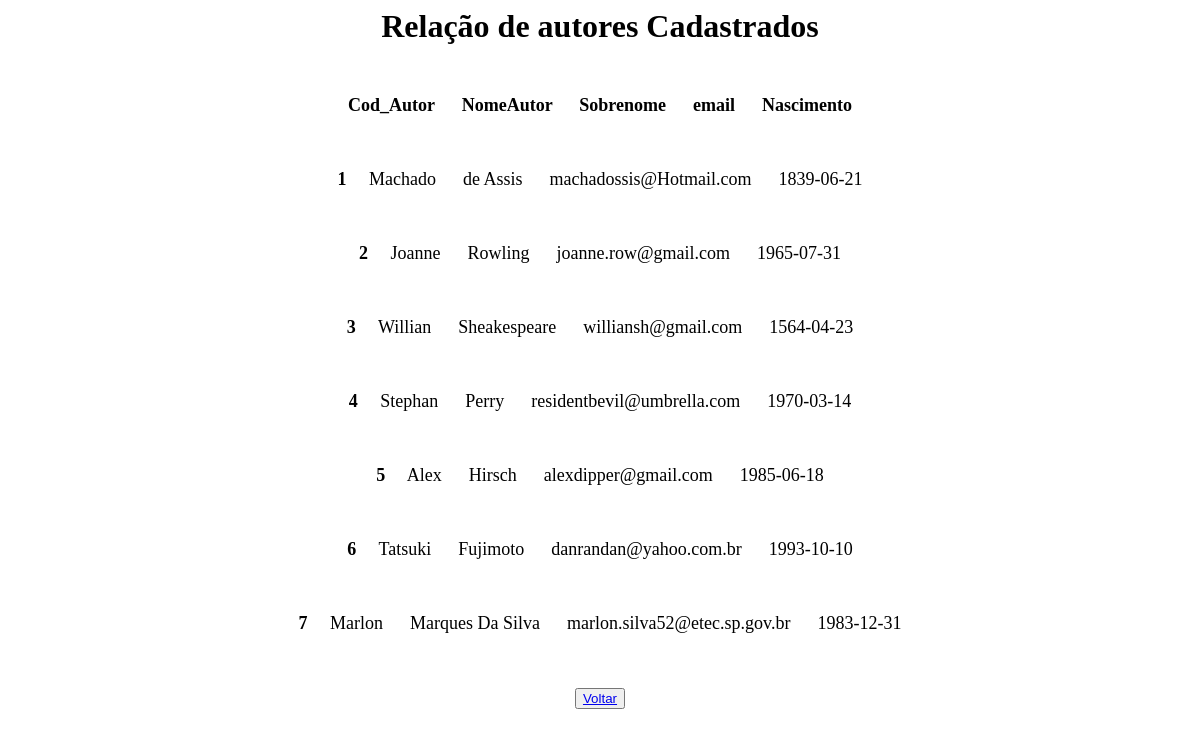
Page /Bruno/AcessoBd/BD_Autoria/php/listar_autor.php on the earlier database version.
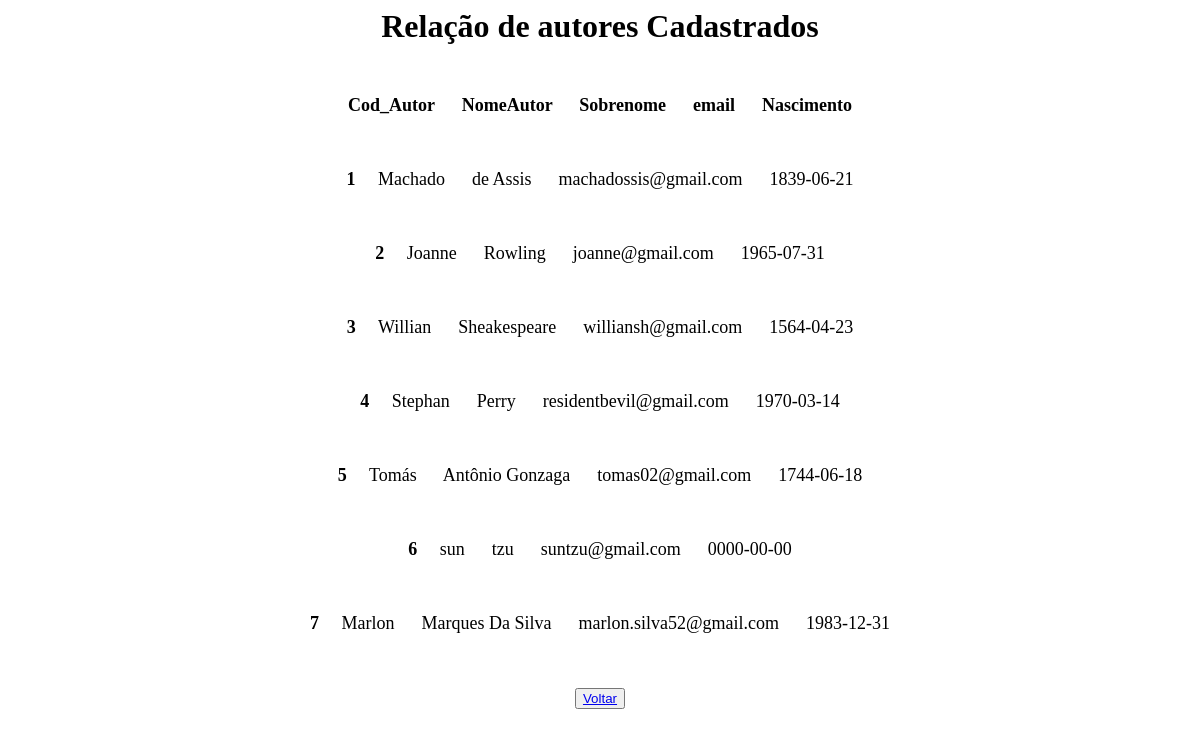
Same page on the later database version.
### tables this page shows
CREATE TABLE `autor` (
  `Cod_Autor` int(11) NOT NULL,
  `NomeAutor` varchar(30) NOT NULL,
  `Sobrenome` varchar(30) NOT NULL,
  `email` varchar(50) NOT NULL,
  `Nasc` date NOT NULL
);

### Bruno/AcessoBd/BD_Autoria/php/Autor.php (called while the page is built, shortened)
<?php
class Autor
{
   function listar()
   {
       try
       {
           $this-> conn = new Conectar();
           $sql = $this->conn->query("select * from autor order by Cod_Autor");
           $sql->execute();
           return $sql->fetchAll();
       }
       catch(PDOException $exc)
       {
        echo "Erro ao executar consulta. " . $exc->getMessage();
       }
   }
}
?>

### Bruno/AcessoBd/BD_Autoria/php/listar_autor.php (the view, shortened to what this page needs)
<!DOCTYPE html>
<html lang="pt-br">
<head>
</head>
<body>
<center><font face = "Century Gothic" size = "6"><b>Relação de autores Cadastrados</b><br><br><font size = "4">
<?php
include_once 'Autor.php';
$a = new Autor();
$aut_bd=$a->listar();
?>
<b> Cod_Autor &nbsp;&nbsp;&nbsp;&nbsp; NomeAutor &nbsp;&nbsp;&nbsp;&nbsp; Sobrenome &nbsp;&nbsp;&nbsp;&nbsp; email &nbsp;&nbsp;&nbsp;&nbsp; Nascimento</b>
<?php
foreach($aut_bd as $aut_mostrar)
{
     ?>
     <br><br>
     <b> <?php echo $aut_mostrar[0]; ?></b>&nbsp;&nbsp;&nbsp;&nbsp;
         <?php echo $aut_mostrar[1]; ?>    &nbsp;&nbsp;&nbsp;&nbsp;
         <?php echo $aut_mostrar[2]; ?>    &nbsp;&nbsp;&nbsp;&nbsp;
         <?php echo $aut_mostrar[3]; ?>    &nbsp;&nbsp;&nbsp;&nbsp;
         <?php echo $aut_mostrar[4]; ?>
     <?php
}
echo "<br><br><button><a href = '../menu.html'> Voltar </a></button>";?>
    </body>
</html>

Differences in the rows shown:
changed autor "Machado": email "machadossis@Hotmail.com" → "machadossis@gmail.com"
changed autor "Joanne": email "joanne.row@gmail.com" → "joanne@gmail.com"
changed autor "Stephan": email "residentbevil@umbrella.com" → "residentbevil@gmail.com"
changed autor id 5: NomeAutor "Alex" → "Tomás"; Sobrenome "Hirsch" → "Antônio Gonzaga"; email "alexdipper@gmail.com" → "tomas02@gmail.com"; Nasc "1985-06-18" → "1744-06-18"
changed autor id 6: NomeAutor "Tatsuki" → "sun"; Sobrenome "Fujimoto" → "tzu"; email "danrandan@yahoo.com.br" → "suntzu@gmail.com"; Nasc "1993-10-10" → "0000-00-00"
changed autor "Marlon": email "marlon.silva52@etec.sp.gov.br" → "marlon.silva52@gmail.com"
